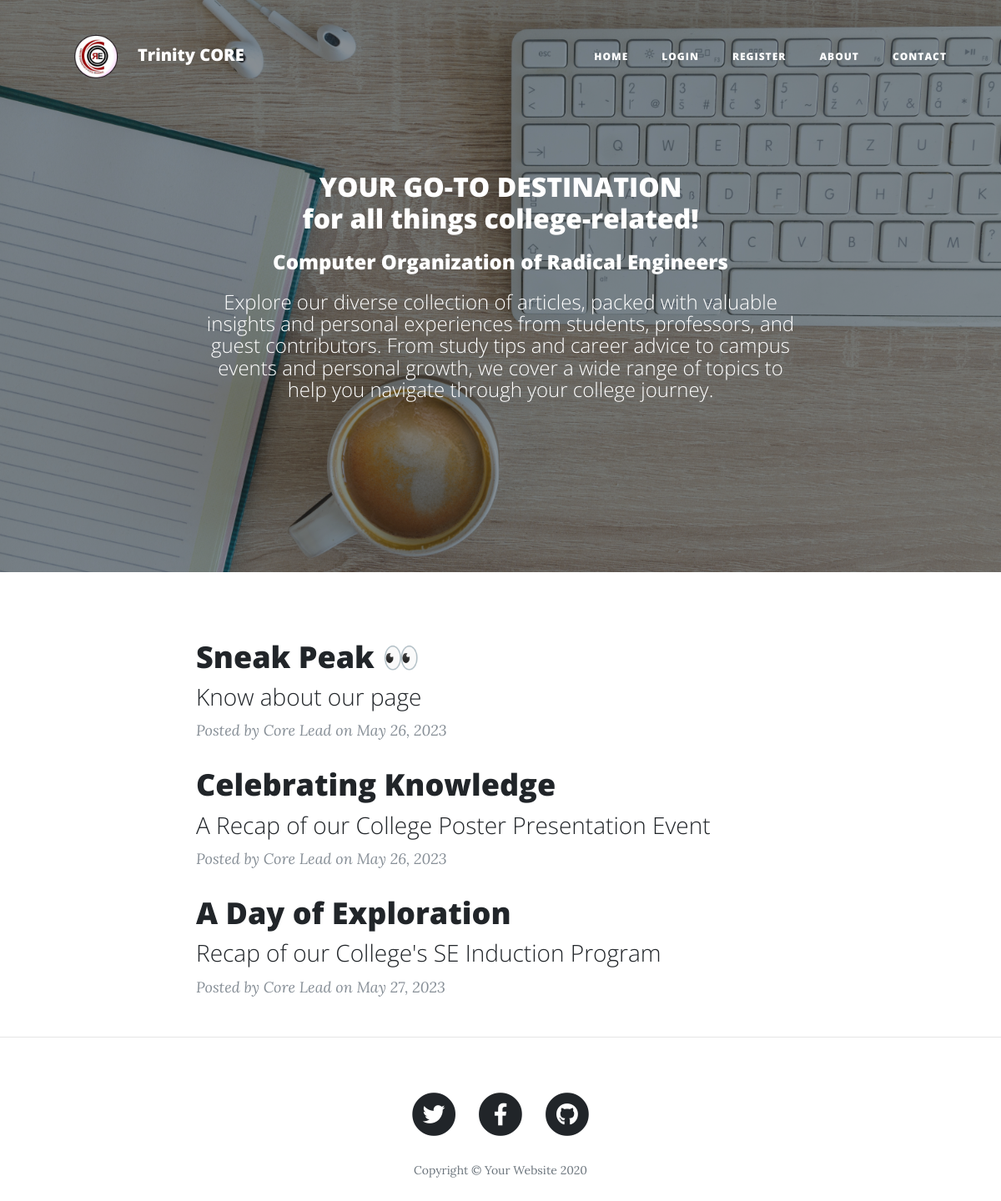
The page / on the database its author committed.
### main.py (models this page shows)
class BlogPost(db.Model):
    __tablename__ = "blog_posts"
    id = db.Column(db.Integer, primary_key=True)
    author_id = db.Column(db.Integer, db.ForeignKey("users.id"))
    author = relationship("User", back_populates="posts")
    title = db.Column(db.String(250), unique=True, nullable=False)
    subtitle = db.Column(db.String(250), nullable=False)
    date = db.Column(db.String(250), nullable=False)
    body = db.Column(db.Text, nullable=False)
    img_url = db.Column(db.String(250), nullable=False)
    comments = relationship("Comment", back_populates="parent_post")

class User(UserMixin, db.Model):
    __tablename__ = "users"
    id = db.Column(db.Integer, primary_key=True)
    email = db.Column(db.String(100), unique=True)
    password = db.Column(db.String(100))
    name = db.Column(db.String(100))
    posts = relationship("BlogPost", back_populates="author")
    comments = relationship("Comment", back_populates="comment_author")

### main.py (the view)
@app.route('/')
def get_all_posts():
    posts = BlogPost.query.all()
    return render_template("index.html", all_posts=posts, current_user=current_user)

### templates/index.html (shortened to what this page needs)
{% include "header.html" %}
  <header class="masthead" style="background-image: url({{url_for('static',filename='img/home_page.jpg')}})">
    <div class="overlay"></div>
    <div class="container">
      <div class="row">
        <div class="col-lg-8 col-md-10 mx-auto">
          <div class="site-heading">
            <h2 style="padding:5px 0px;">YOUR GO-TO DESTINATION <br> for all things college-related! </h2>
            <h4 style="padding:5px 0px;">Computer Organization of Radical Engineers</h4>
            <span class="subheading" style="padding:5px 0px;">Explore our diverse collection of articles, packed with valuable insights and
              personal experiences from students, professors, and guest contributors. From study tips and career advice
              to campus events and personal growth, we cover a wide range of topics to help you navigate through your
              college journey.</span>
          </div>
        </div>
      </div>
    </div>
  </header>
  <div class="container">
    <div class="row">
      <div class="col-lg-8 col-md-10 mx-auto">
        {% for post in all_posts %}
        <div class="post-preview">
          <a href="{{ url_for('show_post', post_id=post.id) }}">
            <h2 class="post-title">
              {{post.title}}
            </h2>
            <h3 class="post-subtitle">
              {{post.subtitle}}
            </h3>
          </a>
          <p class="post-meta">Posted by
            {{post.author.name}}
            on {{post.date}}
          </p>
        </div>
        {% endfor %}
      </div>
    </div>
  </div>
  <hr>
{% include "footer.html" %}

### templates/header.html (shortened to what this page needs)
<!DOCTYPE html>
<html lang="en">
<head>
  <link href="{{ url_for('static', filename='vendor/bootstrap/css/bootstrap.min.css') }}" rel="stylesheet">
  <link href="{{ url_for('static', filename='vendor/fontawesome-free/css/all.min.css')}}" rel="stylesheet" type="text/css">
  <link  rel="stylesheet" href="{{ url_for('static', filename='css/clean-blog.min.css')}}">
</head>
<body>
  <nav class="navbar navbar-expand-md navbar-light fixed-top navbar-fixed-top" id="mainNav">
    <div class="container">
      <a class="navbar-brand" href="{{url_for('get_all_posts')}}"><img src="{{url_for('static',filename='img/logo.png')}}" style="width:100px;">Trinity CORE</a>
      <div class="collapse navbar-collapse" id="navbarResponsive">
        <ul class="navbar-nav ml-auto">
          <li class="nav-item">
            <a class="nav-link" href="{{ url_for('get_all_posts') }}">Home</a>
          </li>
          {% if not current_user.is_authenticated: %}
          <li class="nav-item">
            <a class="nav-link" href="{{ url_for('login') }}">Login</a>
          </li>
          <li class="nav-item">
            <a class="nav-link" href="{{ url_for('register') }}">Register</a>
          </li>
          {% else: %}
          <li class="nav-item">
            <a class="nav-link" href="{{ url_for('logout') }}">Log Out</a>
          </li>
          {% endif %}
          <li class="nav-item">
            <a class="nav-link" href="{{ url_for('about') }}">About</a>
          </li>
          <li class="nav-item">
            <a class="nav-link" href="{{ url_for('contact') }}">Contact</a>
          </li>
        </ul>
      </div>
    </div>
  </nav>

### templates/footer.html (shortened to what this page needs)
  <footer>
    <div class="container">
      <div class="row">
        <div class="col-lg-8 col-md-10 mx-auto">
          <ul class="list-inline text-center">
            <li class="list-inline-item">
              <a href="#">
                <span class="fa-stack fa-lg">
                  <i class="fas fa-circle fa-stack-2x"></i>
                  <i class="fab fa-twitter fa-stack-1x fa-inverse"></i>
                </span>
              </a>
            </li>
            <li class="list-inline-item">
              <a href="#">
                <span class="fa-stack fa-lg">
                  <i class="fas fa-circle fa-stack-2x"></i>
                  <i class="fab fa-facebook-f fa-stack-1x fa-inverse"></i>
                </span>
              </a>
            </li>
            <li class="list-inline-item">
              <a href="#">
                <span class="fa-stack fa-lg">
                  <i class="fas fa-circle fa-stack-2x"></i>
                  <i class="fab fa-github fa-stack-1x fa-inverse"></i>
                </span>
              </a>
            </li>
          </ul>
          <p class="copyright text-muted">Copyright &copy; Your Website 2020</p>
        </div>
      </div>
    </div>
  </footer>
</body>
</html>

### rows shown on the page
BlogPost: title "Sneak Peak 👀", subtitle "Know about our page", author.name "Core Lead", date "May 26, 2023"
BlogPost: title "Celebrating Knowledge", subtitle "A Recap of our College Poster Presentation Event", author.name "Core Lead", date "May 26, 2023"
BlogPost: title "A Day of Exploration", subtitle "Recap of our College's SE Induction Program", author.name "Core Lead", date "May 27, 2023"
